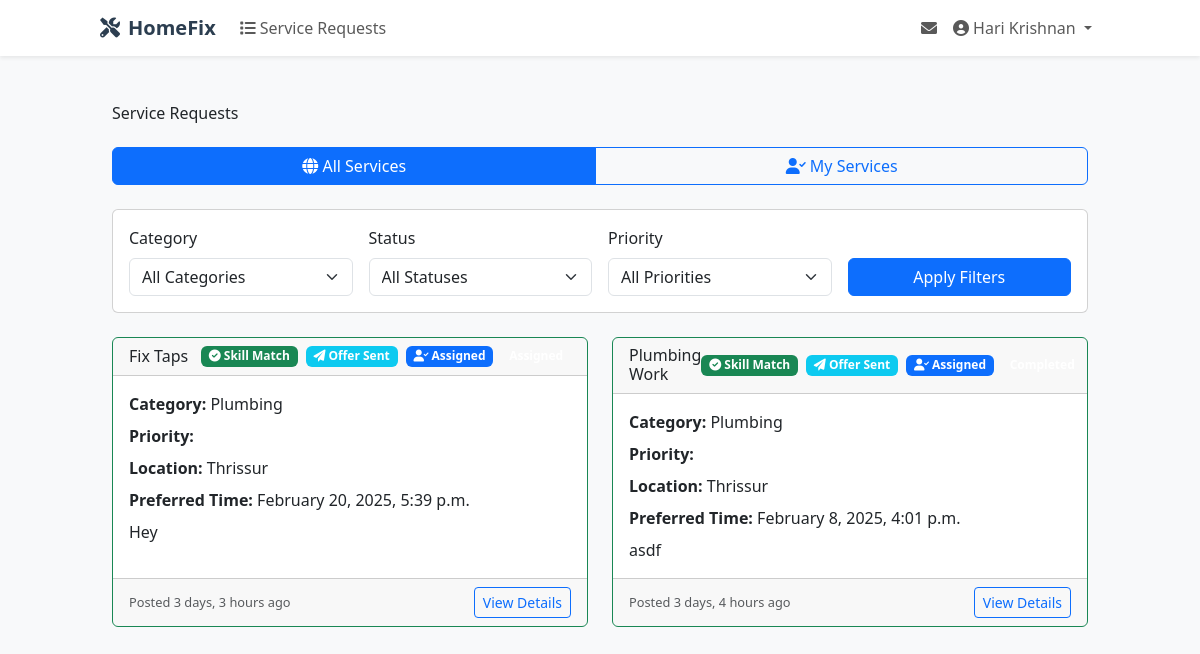
The app's page /services/list/ (signed in) with its own data.
### users/models.py (models this page shows, shortened)
class User(AbstractUser):
    USER_TYPE_CHOICES = (
        ('homeowner', 'Homeowner'),
        ('tenant', 'Tenant'),
        ('service_provider', 'Service Provider'),
        ('admin', 'Admin'),
    )
    phone_regex = RegexValidator(
        regex=r'^[789]\d{9}$',
        message="Phone number must start with 7, 8 or 9 and be 10 digits long."
    )
    user_type = models.CharField(max_length=20, choices=USER_TYPE_CHOICES)
    is_approved = models.BooleanField(default=False)
    phone_number = models.CharField(
        validators=[phone_regex],
        max_length=10,
        error_messages={
            'invalid': "Enter a valid 10-digit phone number starting with 7, 8, or 9."
        }
    )

### services/models.py (models this page shows, shortened)
class ServiceRequest(models.Model):
    STATUS_CHOICES = (
        ('pending', 'Pending'),
        ('approved', 'Approved'),
        ('assigned', 'Assigned'),
        ('in_progress', 'In Progress'),
        ('completed', 'Completed'),
        ('cancelled', 'Cancelled'),
        ('rejected', 'Rejected'),
    )
    PRIORITY_CHOICES = (
        ('low', 'Low'),
        ('medium', 'Medium'),
        ('high', 'High'),
        ('emergency', 'Emergency'),
    )
    title = models.CharField(max_length=200)
    category = models.ForeignKey(ServiceCategory, on_delete=models.PROTECT)
    description = models.TextField()
    client = models.ForeignKey(
        settings.AUTH_USER_MODEL,
        on_delete=models.CASCADE,
        related_name='service_requests'
    )
    service_provider = models.ForeignKey(
        settings.AUTH_USER_MODEL,
        on_delete=models.SET_NULL,
        null=True,
        blank=True,
        related_name='assigned_services'
    )
    status = models.CharField(
        max_length=20,
        choices=STATUS_CHOICES,
        default='pending'
    )
    priority = models.CharField(
        max_length=20,
        choices=PRIORITY_CHOICES,
        default='medium'
    )
    preferred_time = models.DateTimeField()
    location = models.TextField()
    estimated_budget = models.DecimalField(
        max_digits=10,
        decimal_places=2,
        null=True,
        blank=True
    )
    created_at = models.DateTimeField(auto_now_add=True)
    updated_at = models.DateTimeField(auto_now=True)

class ServiceCategory(models.Model):
    name = models.CharField(max_length=100)
    description = models.TextField()
    icon = models.CharField(max_length=50, help_text="Font Awesome icon class name")
    class Meta:
        verbose_name_plural = "Service Categories"

### services/views.py (the view)
# urls.py: path('list/', views.service_list, name='service_list'),
@login_required
def service_list(request):
    queryset = ServiceRequest.objects.select_related('category', 'client', 'service_provider')
    if request.user.user_type in ['homeowner', 'tenant']:
        queryset = queryset.filter(client=request.user)
    elif request.user.user_type == 'service_provider':
        if not request.user.is_approved:
            messages.warning(request, 'Your account is pending approval.')
            return redirect('users:home')
        view_type = request.GET.get('view', 'all_services')
        if view_type == 'my_services':
            queryset = queryset.filter(
                Q(offers__service_provider=request.user) |
                Q(service_provider=request.user)
            ).distinct()
        else:
            queryset = queryset.filter(
                Q(status='approved') |
                Q(offers__service_provider=request.user) |
                Q(service_provider=request.user)
            ).distinct()
        provider_skills = request.user.serviceproviderprofile.skills.all()
        matching_categories = provider_skills.values_list('id', flat=True)
        from django.db.models import Case, When, BooleanField, Exists, OuterRef
        queryset = queryset.annotate(
            matches_skills=Case(
                When(category__in=matching_categories, then=True),
                default=False,
                output_field=BooleanField(),
            ),
            has_made_offer=Exists(
                ServiceOffer.objects.filter(
                    service_request=OuterRef('pk'),
                    service_provider=request.user
                )
            )
        )
    elif request.user.is_staff:
        pass
    else:
        messages.error(request, 'You do not have permission to view service requests.')
        return redirect('users:home')
    category = request.GET.get('category')
    status = request.GET.get('status')
    priority = request.GET.get('priority')
    if category:
        queryset = queryset.filter(category_id=category)
    if status:
        queryset = queryset.filter(status=status)
    if priority:
        queryset = queryset.filter(priority=priority)
    paginator = Paginator(queryset.order_by('-created_at'), 10)
    page = request.GET.get('page')
    service_requests = paginator.get_page(page)
    context = {
        'service_requests': service_requests,
        'categories': ServiceCategory.objects.all(),
        'status_choices': ServiceRequest.STATUS_CHOICES,
        'priority_choices': ServiceRequest.PRIORITY_CHOICES,
    }
    return render(request, 'services/service_list.html', context)

### services/templates/services/service_list.html (shortened to what this page needs)
{% extends 'users/base.html' %}
{% block content %}
<div class="container py-4">
    <div class="row mb-4">
        <div class="col-md-8">
            <h2>Service Requests</h2>
        </div>
        <div class="col-md-4 text-end">
        </div>
    </div>
    {% if user.user_type == 'service_provider' %}
        <div class="row mb-4">
            <div class="col-12">
                <div class="btn-group w-100" role="group">
                    <a href="?view=all_services"
                       class="btn btn-outline-primary {% if request.GET.view != 'my_services' %}active{% endif %}">
                        <i class="fas fa-globe"></i> All Services
                    </a>
                    <a href="?view=my_services"
                       class="btn btn-outline-primary {% if request.GET.view == 'my_services' %}active{% endif %}">
                        <i class="fas fa-user-check"></i> My Services
                    </a>
                </div>
            </div>
        </div>
    {% endif %}
    <div class="card mb-4">
        <div class="card-body">
            <form method="get" class="row g-3">
                <div class="col-md-3">
                    <label for="category" class="form-label">Category</label>
                    <select class="form-select" id="category" name="category">
                        <option value="">All Categories</option>
                    </select>
                </div>
                <div class="col-md-3">
                    <label for="status" class="form-label">Status</label>
                    <select class="form-select" id="status" name="status">
                        <option value="">All Statuses</option>
                    </select>
                </div>
                <div class="col-md-3">
                    <label for="priority" class="form-label">Priority</label>
                    <select class="form-select" id="priority" name="priority">
                        <option value="">All Priorities</option>
                    </select>
                </div>
                <div class="col-md-3 d-flex align-items-end">
                    <button type="submit" class="btn btn-primary w-100">Apply Filters</button>
                </div>
            </form>
        </div>
    </div>
    <div class="row">
        {% for request in service_requests %}
            <div class="col-md-6 mb-4">
                <div class="card h-100 {% if user.user_type == 'service_provider' and request.matches_skills %}border-success{% endif %}">
                    <div class="card-header d-flex justify-content-between align-items-center">
                        <h5 class="mb-0">{{ request.title }}</h5>
                        <div class="d-flex align-items-center gap-2">
                            {% if user.user_type == 'service_provider' %}
                                {% if request.matches_skills %}
                                    <span class="badge bg-success" title="Matches your skills">
                                        <i class="fas fa-check-circle"></i> Skill Match
                                    </span>
                                {% endif %}
                                {% if request.has_made_offer %}
                                    <span class="badge bg-info">
                                        <i class="fas fa-paper-plane"></i> Offer Sent
                                    </span>
                                {% endif %}
                                {% if request.service_provider == user %}
                                    <span class="badge bg-primary">
                                        <i class="fas fa-user-check"></i> Assigned
                                    </span>
                                {% endif %}
                            {% endif %}
                            <span class="badge bg-{{ request.get_status_color }}">{{ request.get_status_display }}</span>
                        </div>
                    </div>
                    <div class="card-body">
                        <div class="mb-2">
                            <strong>Category:</strong> {{ request.category.name }}
                        </div>
                        <div class="mb-2">
                            <strong>Priority:</strong>
                            <span class="badge bg-{{ request.get_priority_color }}">
                            </span>
                        </div>
                        <div class="mb-2">
                            <strong>Location:</strong> {{ request.location }}
                        </div>
                        <div class="mb-2">
                            <strong>Preferred Time:</strong> {{ request.preferred_time|date:"F j, Y, g:i a" }}
                        </div>
                        <p class="mb-0">{{ request.description|truncatewords:30 }}</p>
                    </div>
                    <div class="card-footer">
                        <div class="d-flex justify-content-between align-items-center">
                            <small class="text-muted">Posted {{ request.created_at|timesince }} ago</small>
                            <div class="btn-group">
                                <a href="{% url 'services:service_detail' request.id %}" class="btn btn-sm btn-outline-primary">
                                    View Details
                                </a>
                            </div>
                        </div>
                    </div>
                </div>
            </div>
        {% empty %}
            <div class="col-12">
                <div class="alert alert-info">
                    No service requests found matching your criteria.
                </div>
            </div>
        {% endfor %}
    </div>
</div>
{% endblock %}

### users/templates/users/base.html (shortened to what this page needs)
<!DOCTYPE html>
<html lang="en">
<head>
    <link href="https://cdn.jsdelivr.net/npm/bootstrap@5.3.0/dist/css/bootstrap.min.css" rel="stylesheet">
    <link rel="stylesheet" href="https://cdnjs.cloudflare.com/ajax/libs/font-awesome/6.0.0/css/all.min.css">
    <script src="https://cdn.tailwindcss.com"></script>
</head>
<body class="bg-light">
    <nav class="navbar navbar-expand-lg navbar-light bg-white shadow-sm" x-data="navbar()">
        <div class="container">
            <a class="navbar-brand" href="{% url 'users:home' %}">
                <i class="fas fa-tools me-2"></i>HomeFix
            </a>
            <div class="navbar-collapse"
                 :class="{ 'show': isOpen }"
                 x-transition:enter="transition ease-out duration-200"
                 x-transition:enter-start="opacity-0 scale-90"
                 x-transition:enter-end="opacity-100 scale-100"
                 x-transition:leave="transition ease-in duration-200"
                 x-transition:leave-start="opacity-100 scale-100"
                 x-transition:leave-end="opacity-0 scale-90">
                <ul class="navbar-nav me-auto">
                    {% if user.is_authenticated %}
                        <li class="nav-item">
                            <a class="nav-link" href="{% url 'services:service_list' %}">
                                <i class="fas fa-list me-1"></i>Service Requests
                            </a>
                        </li>
                    {% endif %}
                </ul>
                <ul class="navbar-nav ms-auto">
                    {% if user.is_authenticated %}
                        <li class="nav-item">
                            <a class="nav-link position-relative" href="{% url 'chat:message_list' %}">
                                <i class="fas fa-envelope"></i>
                            </a>
                        </li>
                        <li class="nav-item dropdown" x-data="{ open: false }" @click.away="open = false">
                            <a class="nav-link dropdown-toggle"
                               @click="open = !open"
                               href="javascript:void(0)">
                                <i class="fas fa-user-circle me-1"></i>{{ user.get_full_name|default:user.username }}
                            </a>
                        </li>
                    {% endif %}
                </ul>
            </div>
        </div>
    </nav>
    <div class="container mt-4">
        {% block content %}{% endblock %}
    </div>
</body>
</html>

### users/templates/users/base.html (style rules this page uses)
.navbar-brand { font-weight: bold; color: #2c3e50; }
@media (min-width: 992px) { .navbar-collapse { display: flex !important; } }

### records on screen
User: get_full_name "Hari Krishnan"
ServiceRequest: title "Fix Taps", shows "Skill Match", shows "Offer Sent", shows "Assigned", category.name "Plumbing", location "Thrissur", preferred_time "February 20, 2025, 5:39 p.m.", description "Hey", created_at "3 days, 3 hours"
ServiceRequest: title "Plumbing Work", shows "Skill Match", shows "Offer Sent", shows "Assigned", category.name "Plumbing", location "Thrissur", preferred_time "February 8, 2025, 4:01 p.m.", description "asdf", created_at "3 days, 4 hours"
